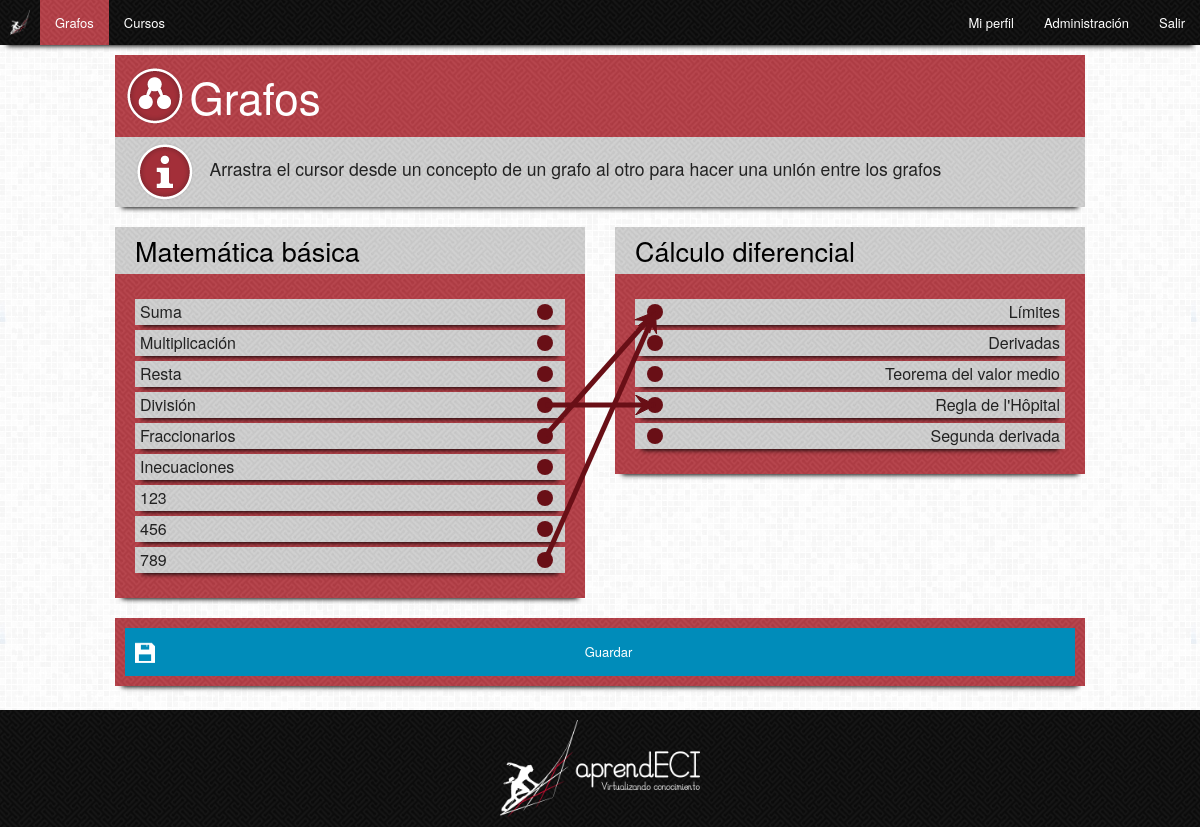
The app's page /aprendeci/grafos/union?grafo1=2&grafo2=3 (signed in) with its own data.
### Aprendeci/models.py (models this page shows, shortened)
class Grafo(models.Model):
    nombre = models.CharField(max_length=100)
    descripcion = models.CharField(max_length=500)
    x = models.IntegerField(default=0)
    y = models.IntegerField(default=0)
    grafoPadre = models.ForeignKey("self", blank=True, null=True)

class Concepto(models.Model):
    nombre = models.CharField(max_length=100)
    descripcion = models.CharField(max_length=500)
    fecha_creacion = models.DateTimeField(auto_now_add=True, editable=False)
    imagen = models.ImageField(upload_to="img/icons/conceptos", default="img/icons/conceptos/defecto.png")
    requisitos = models.ManyToManyField("self", symmetrical=False, blank=True)
    porcentajeBase = models.IntegerField(default=60)
    color = models.CharField(max_length=6)
    x = models.IntegerField(default=0)
    y = models.IntegerField(default=0)
    grafo = models.ForeignKey(Grafo, blank=True)

### Aprendeci/views/viewsProfesor.py (the view, shortened to what this page needs)
class UnirGrafosView(LoginRequiredMixin, ListView):
    conexiones = []
    context_object_name = "grafo_list"
    model = Grafo
    template_name = "Aprendeci/profesor/grafo/unirGrafos.html"
    def dispatch(self, request, *args, **kwargs):
        self.conexiones = []
        for concepto in Concepto.objects.filter(Q(grafo=self.request.GET.get("grafo1")) | Q(grafo=self.request.GET.get("grafo2"))):
            for requisito in concepto.requisitos.all():
                if requisito.grafo_id != concepto.grafo_id:
                    self.conexiones.append([requisito.id, concepto.id])
        return super(UnirGrafosView, self).dispatch(request, *args, **kwargs)
    def get_context_data(self, **kwargs):
        context = super(UnirGrafosView, self).get_context_data(**kwargs)
        try:
            grafo1 = Grafo.objects.get(pk=self.request.GET.get("grafo1"))
            grafo2 = Grafo.objects.get(pk=self.request.GET.get("grafo2"))
            if not grafo1.grafoPadre is None and not grafo2.grafoPadre is None and grafo1.grafoPadre == grafo2.grafoPadre:
                context['conexiones'] = json.dumps(self.conexiones)
                context['modificacion'] = True
            else:
                context['conexiones'] = json.dumps([])
                context['modificacion'] = False
        except:
            context['modificacion'] = False
        return context
    def get_queryset(self):
        try:
            grafo1 = Grafo.objects.get(pk=self.request.GET.get("grafo1"))
            grafo2 = Grafo.objects.get(pk=self.request.GET.get("grafo2"))
            lista = {grafo1, grafo2}
        except:
            lista = {}
        return lista

### Aprendeci/templates/Aprendeci/profesor/grafo/unirGrafos.html (shortened to what this page needs)
{% extends "Aprendeci/profesor/grafo/grafos.html" %}
{% load staticfiles %}
{% load django_bootstrap_breadcrumbs %}
{% block styles %}
    <link rel="stylesheet" href="{% static "css/style.css" %}" />
    <link rel="stylesheet" href="//code.jquery.com/ui/1.11.0/themes/smoothness/jquery-ui.css">
{% endblock %}
{% block content %}
    {% if grafo_list %}
        <div class="title clearfix">
            <img alt="Informacion" src="{% static "img/icons/info.png" %}" />
            <p>Arrastra el cursor desde un concepto de un grafo al otro para hacer una unión entre los grafos</p>
        </div>
        <div id="unionGrafos" class="unionGrafos">
            <div class="row">
                {% for grafo in grafo_list %}
                    <div class="small-6 columns">
                        <div id="contenedorGrafo{{ grafo.id }}" class="contenedorGrafo {% cycle 'izq' 'der' %}">
                            <div class="nombre">
                                <h3>{{ grafo.nombre }}</h3>
                            </div>
                            <div class="contenido">
                                {% for concepto in grafo.concepto_set.all %}
                                    <div class="concepto">
                                        {{ concepto.nombre }}
                                    </div>
                                {% endfor %}
                            </div>
                        </div>
                    </div>
                {% endfor %}
            </div>
            <div class="row">
                <div class="small-12 columns">
                    <div class="acciones">
                        <div class="row">
                            {% if not modificacion %}
                                <div class="small-9 columns">
                                    <input id="nombreGrafo" type="text" placeholder="Nombre del grafo" />
                                </div>
                                <div class="small-3 columns">
                                    <a class="small button unir">Unir</a>
                                </div>
                            {% else %}
                                <div class="small-12 columns">
                                    <a class="small button guardar">Guardar</a>
                                </div>
                            {% endif %}
                        </div>
                    </div>
                </div>
            </div>
        </div>
    {% else %}
        <div class="small-12 columns">
            <div class="title">
                <h3>No hay grafos para unir</h3>
            </div>
        </div>
    {% endif %}
{% endblock %}

### assets/css/style.css (style rules this page uses)
html, body { height: 100%; }
body { background-image: url("../img/bg.png"); padding: 0; margin: 0; }
h1, h2, h3, h4, h5, h6 { color: #000; display: inline-block; margin: 0; vertical-align: middle; }
img { display: inline-block; vertical-align: middle; }
p { display: inline; }
.title { background: #D4D4D4 url("../img/mazeGray.png"); box-shadow: 0 8px 5px -7px #000; margin-bottom: 1.25rem; padding: 5px 20px; }
.title img { margin-right: 10px; }
.title p { font-size: 1.1rem; margin: 0; }
.button.small { background-position: 10px center; background-repeat: no-repeat; background-size: 20px; margin: 0; padding-left: 45px; }
.guardar { background-image: url("../img/icons/save.png"); }
.unionGrafos { position: relative; }
.unionGrafos .contenedorGrafo { background: #A22F38 url("../img/mazeRed.png"); box-shadow: 0 8px 5px -7px #000; position: relative; }
.unionGrafos .contenedorGrafo .nombre { background: #D4D4D4 url("../img/mazeGray.png"); padding: 5px 20px; }
.unionGrafos .contenedorGrafo .contenido { padding: 20px; }
.unionGrafos .contenedorGrafo .contenido .concepto { background: #D4D4D4 url("../img/mazeGray.png"); box-shadow: 0 8px 5px -7px #000; display: block; margin: 5px 0; padding: 5px; }
.unionGrafos .contenedorGrafo.izq .contenido .concepto { text-align: left; }
.unionGrafos .contenedorGrafo.der .contenido .concepto { text-align: right; }
.unionGrafos .acciones { background: #A22F38 url("../img/mazeRed.png"); box-shadow: 0 8px 5px -7px #000; margin-top: 1.25rem; padding: 10px; }
.unionGrafos .acciones .unir, .unionGrafos .acciones .guardar { width: 100%; }

### records on screen
Grafo: nombre "Matemática básica"
Concepto: nombre "Suma"
Concepto: nombre "Multiplicación"
Concepto: nombre "Resta"
Concepto: nombre "División"
Concepto: nombre "Fraccionarios"
Concepto: nombre "Inecuaciones"
Concepto: nombre "123"
Concepto: nombre "456"
Concepto: nombre "789"
Grafo: nombre "Cálculo diferencial"
Concepto: nombre "Límites"
Concepto: nombre "Derivadas"
Concepto: nombre "Teorema del valor medio"
Concepto: nombre "Regla de l'Hôpital"
Concepto: nombre "Segunda derivada"
